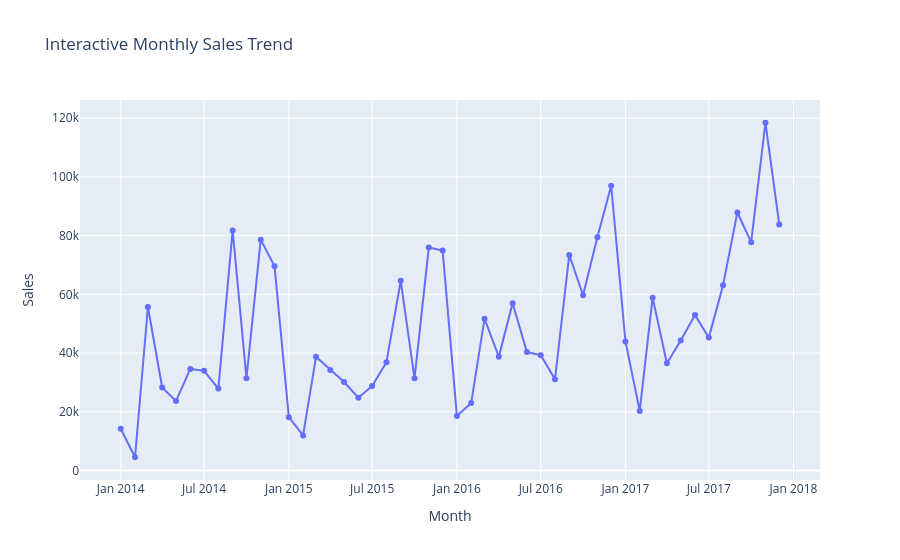

This figure's notebook cell:
### Code cell
monthly_df = monthly_sales.reset_index()

monthly_df.columns = ["Month", "Sales"]

fig = px.line(
    monthly_df,
    x="Month",
    y="Sales",
    title="Interactive Monthly Sales Trend",
    markers=True
)

fig.show()

### Figure 1 — Plotly figure (JSON) as saved in the notebook; plotly's stock layout.template omitted (floating-point values rounded to 4 significant figures)
{"data": [{"hovertemplate": "Month=%{x}<br>Sales=%{y}<extra></extra>", "legendgroup": "", "line": {"color": "#636efa", "dash": "solid"}, "marker": {"symbol": "circle"}, "mode": "lines+markers", "name": "", "orientation": "v", "showlegend": false, "type": "scatter", "x": ["2014-01", "2014-02", "2014-03", "2014-04", "2014-05", "2014-06", "2014-07", "2014-08", "2014-09", "2014-10", "2014-11", "2014-12", "2015-01", "2015-02", "2015-03", "2015-04", "2015-05", "2015-06", "2015-07", "2015-08", "2015-09", "2015-10", "2015-11", "2015-12", "2016-01", "2016-02", "2016-03", "2016-04", "2016-05", "2016-06", "2016-07", "2016-08", "2016-09", "2016-10", "2016-11", "2016-12", "2017-01", "2017-02", "2017-03", "2017-04", "2017-05", "2017-06", "2017-07", "2017-08", "2017-09", "2017-10", "2017-11", "2017-12"], "xaxis": "x", "y": [14240.0, 4520.0, 55690.0, 28300.0, 23650.0, 34600.0, 33950.0, 27910.0, 81780.0, 31450.0, 78630.0, 69550.0, 18170.0, 11950.0, 38730.0, 34200.0, 30130.0, 24800.0, 28770.0, 36900.0, 64600.0, 31400.0, 75970.0, 74920.0, 18540.0, 22980.0, 51720.0, 38750.0, 56990.0, 40340.0, 39260.0, 31120.0, 73410.0, 59690.0, 79410.0, 97000.0, 43970.0, 20300.0, 58870.0, 36520.0, 44260.0, 52980.0, 45260.0, 63120.0, 87870.0, 77780.0, 118400.0, 83830.0], "yaxis": "y"}], "layout": {"legend": {"tracegroupgap": 0}, "title": {"text": "Interactive Monthly Sales Trend"}, "xaxis": {"anchor": "y", "domain": [0, 1], "title": {"text": "Month"}}, "yaxis": {"anchor": "x", "domain": [0, 1], "title": {"text": "Sales"}}}}
